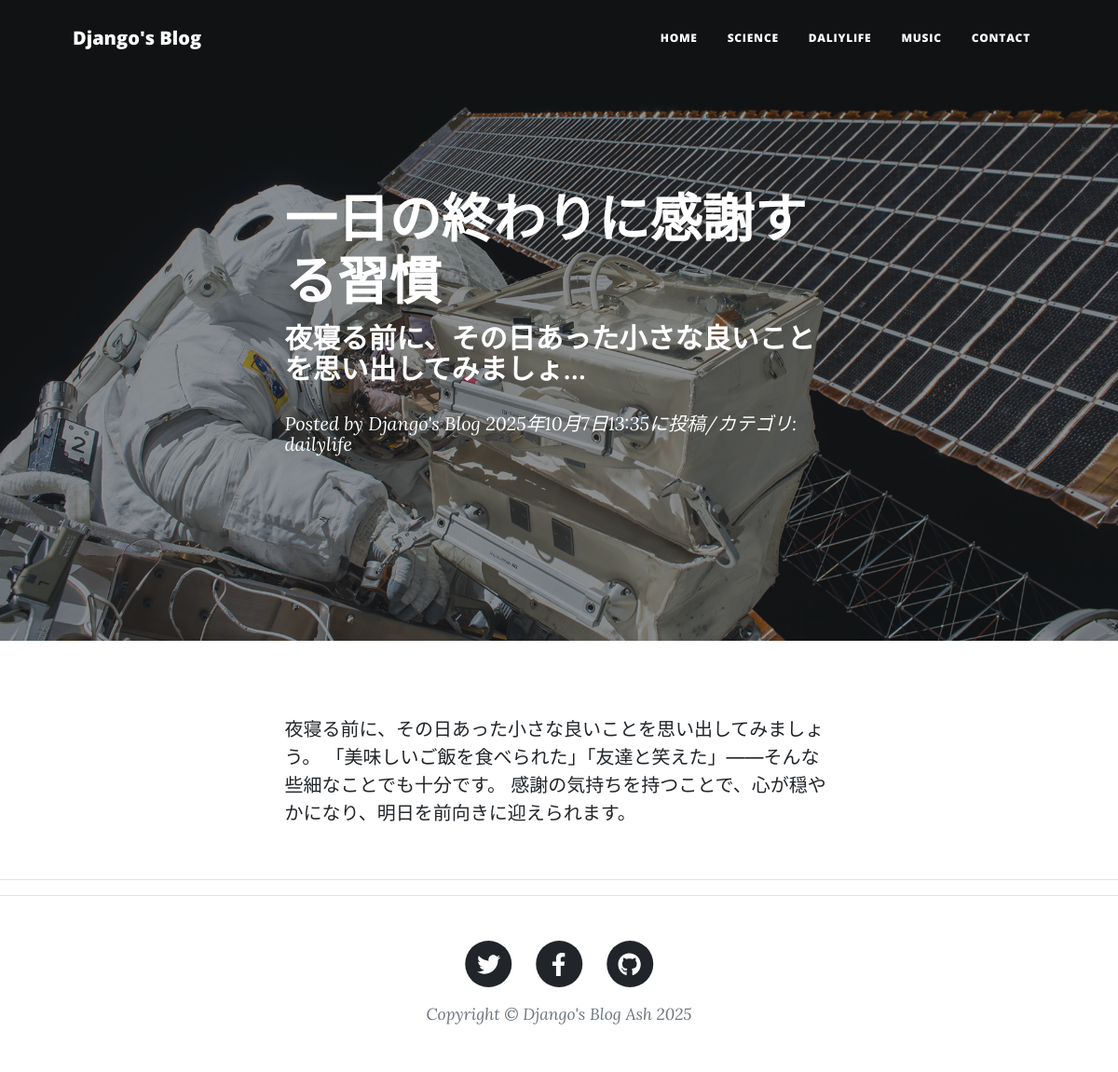
/blog-detail/10/, run on the app's committed database.
### blogapp/models.py (models this page shows, shortened)
class BlogPost(models.Model):
    CATEGORY = (('science', '科学のこと'),
                ('dailylife', '日常のこと'),
                ('music', '音楽のこと'))
    title = models.CharField(
        verbose_name='タイトル',
        max_length=200
    )
    content = models.TextField(
        verbose_name='本文'
    )
    posted_at = models.DateTimeField(
        verbose_name='投稿日時',
        auto_now_add=True
    )
    category = models.CharField(
        verbose_name='カテゴリ',
        max_length=50,
        choices=CATEGORY
    )

### blogapp/views.py (the view)
class BlogDetail(DetailView):
    template_name ='post.html'
    model = BlogPost

### blogapp/templates/post.html (shortened to what this page needs)
{% extends 'base.html' %}
{% load static %}
         {% block header %}
        <header class="masthead" style="background-image: url({% static 'assets/img/post-bg.jpg' %}">
            <div class="container position-relative px-4 px-lg-5">
                <div class="row gx-4 gx-lg-5 justify-content-center">
                    <div class="col-md-10 col-lg-8 col-xl-7">
                        <div class="post-heading">
                            <h1>{{object.title}}</h1>
                            <h2 class="subheading">{{object.content|truncatechars:30}}</h2>
                            <span class="meta">
                                Posted by
                                <a href={% url 'blogapp:index' %}>Django's Blog</a>
                                {{object.posted_at}}に投稿/カテゴリ:
                                {{object.category}}</span>
                        </div>
                    </div>
                </div>
            </div>
        </header>
        {% endblock %}
        {% block contents %}
        <article class="mb-4">
            <div class="container px-4 px-lg-5">
                <div class="row gx-4 gx-lg-5 justify-content-center">
                    <div class="col-md-10 col-lg-8 col-xl-7">
                       <p>{{object.content}}</p>
                    </div>
                </div>
            </div>
        </article>
        <hr>
        {% endblock %}

### data on the page
BlogPost: title "一日の終わりに感謝する習慣", content "夜寝る前に、その日あった小さな良いことを思い出してみましょ…", posted_at "2025年10月7日13:35", category "dailylife", content "夜寝る前に、その日あった小さな良いことを思い出してみましょう。 「美味しいご飯を食べられた」「友達と笑えた」――そんな些細なことでも十分です。 感謝の気持ちを持つことで、心が穏やかになり、明日を前向きに迎えられます。"
